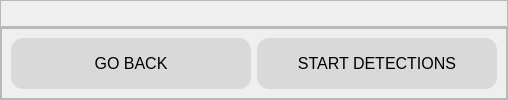
                    <widget class="QWidget" name="frame_check">
                     <layout class="QVBoxLayout" name="verticalLayout_5">
                      <property name="spacing">
                       <number>0</number>
                      </property>
                      <property name="leftMargin">
                       <number>0</number>
                      </property>
                      <property name="topMargin">
                       <number>0</number>
                      </property>
                      <property name="rightMargin">
                       <number>0</number>
                      </property>
                      <property name="bottomMargin">
                       <number>0</number>
                      </property>
                      <item>
                       <widget class="QFrame" name="frame">
                        <property name="sizePolicy">
                         <sizepolicy hsizetype="Preferred" vsizetype="Preferred">
                          <horstretch>0</horstretch>
                          <verstretch>3</verstretch>
                         </sizepolicy>
                        </property>
                        <property name="styleSheet">
                         <string notr="true"/>
                        </property>
                        <property name="frameShape">
                         <enum>QFrame::StyledPanel</enum>
                        </property>
                        <property name="frameShadow">
                         <enum>QFrame::Raised</enum>
                        </property>
                        <layout class="QVBoxLayout" name="verticalLayout_6">
                         <property name="spacing">
                          <number>0</number>
                         </property>
                         <property name="leftMargin">
                          <number>0</number>
                         </property>
                         <property name="topMargin">
                          <number>0</number>
                         </property>
                         <property name="rightMargin">
                          <number>0</number>
                         </property>
                         <property name="bottomMargin">
                          <number>0</number>
                         </property>
                         <item>
                          <widget class="QLabel" name="label_13">
                           <property name="text">
                            <string/>
                           </property>
                           <property name="alignment">
                            <set>Qt::AlignCenter</set>
                           </property>
                          </widget>
                         </item>
                        </layout>
                       </widget>
                      </item>
                      <item>
                       <widget class="QFrame" name="frame_2">
                        <property name="sizePolicy">
                         <sizepolicy hsizetype="Preferred" vsizetype="Preferred">
                          <horstretch>0</horstretch>
                          <verstretch>1</verstretch>
                         </sizepolicy>
                        </property>
                        <property name="styleSheet">
                         <string notr="true"/>
                        </property>
                        <property name="frameShape">
                         <enum>QFrame::StyledPanel</enum>
                        </property>
                        <property name="frameShadow">
                         <enum>QFrame::Raised</enum>
                        </property>
                        <layout class="QHBoxLayout" name="horizontalLayout_18">
                         <property name="spacing">
                          <number>0</number>
                         </property>
                         <property name="leftMargin">
                          <number>0</number>
                         </property>
                         <property name="topMargin">
                          <number>0</number>
                         </property>
                         <property name="rightMargin">
                          <number>0</number>
                         </property>
                         <property name="bottomMargin">
                          <number>0</number>
                         </property>
                         <item>
                          <widget class="QFrame" name="frame_5">
                           <property name="styleSheet">
                            <string notr="true"/>
                           </property>
                           <property name="frameShape">
                            <enum>QFrame::StyledPanel</enum>
                           </property>
                           <property name="frameShadow">
                            <enum>QFrame::Raised</enum>
                           </property>
                           <layout class="QHBoxLayout" name="horizontalLayout_17">
                            <item alignment="Qt::AlignHCenter|Qt::AlignVCenter">
                             <widget class="QPushButton" name="ipcam_button_5">
                              <property name="minimumSize">
                               <size>
                                <width>240</width>
                                <height>0</height>
                               </size>
                              </property>
                              <property name="maximumSize">
                               <size>
                                <width>240</width>
                                <height>16777215</height>
                               </size>
                              </property>
                              <property name="font">
                               <font>
                                <pointsize>12</pointsize>
                               </font>
                              </property>
                              <property name="cursor">
                               <cursorShape>PointingHandCursor</cursorShape>
                              </property>
                              <property name="styleSheet">
                               <string notr="true">* {
	background-color: rgb(217, 217, 217);
	padding: 16px;
	padding-left: 24px;
	padding-right: 24px;
	border-radius: 12px;
}


QPushButton:hover {
	background-color: #BBBBBB;
	border: 1px solid black;
	transition: 1s ease-in-out;
}</string>
                              </property>
                              <property name="text">
                               <string>GO BACK</string>
                              </property>
                             </widget>
                            </item>
                            <item alignment="Qt::AlignHCenter|Qt::AlignVCenter">
                             <widget class="QPushButton" name="upload_button_5">
                              <property name="minimumSize">
                               <size>
                                <width>240</width>
                                <height>0</height>
                               </size>
                              </property>
                              <property name="maximumSize">
                               <size>
                                <width>240</width>
                                <height>16777215</height>
                               </size>
                              </property>
                              <property name="font">
                               <font>
                                <pointsize>12</pointsize>
                               </font>
                              </property>
                              <property name="cursor">
                               <cursorShape>PointingHandCursor</cursorShape>
                              </property>
                              <property name="styleSheet">
                               <string notr="true">* {
	background-color: rgb(217, 217, 217);
	padding: 16px;
	padding-left: 24px;
	padding-right: 24px;
	border-radius: 12px;
}


QPushButton:hover {
	background-color: #BBBBBB;
	border: 1px solid black;
	transition: 1s ease-in-out;
}</string>
                              </property>
                              <property name="text">
                               <string>START DETECTIONS</string>
                              </property>
                             </widget>
                            </item>
                           </layout>
                          </widget>
                         </item>
                        </layout>
                       </widget>
                      </item>
                     </layout>
                    </widget>
